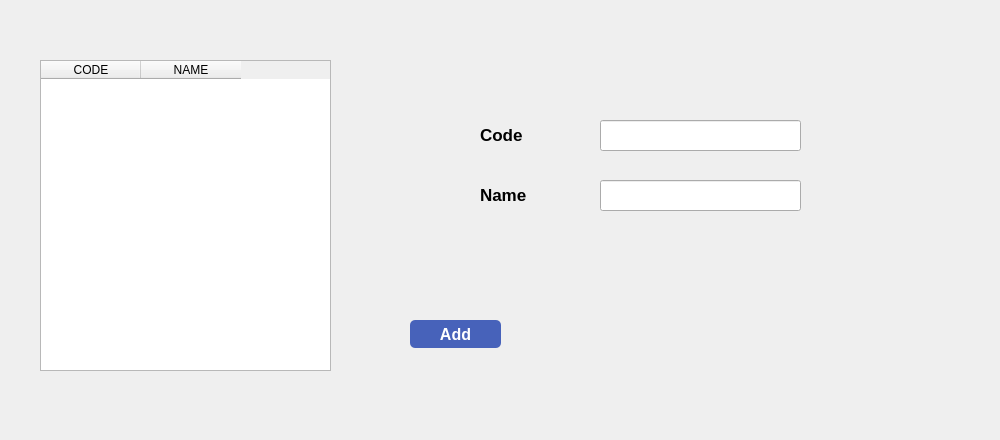
      <widget class="QWidget" name="Code5Details">
       <widget class="QLabel" name="label_8">
        <property name="geometry">
         <rect>
          <x>0</x>
          <y>0</y>
          <width>991</width>
          <height>431</height>
         </rect>
        </property>
        <property name="autoFillBackground">
         <bool>false</bool>
        </property>
        <property name="text">
         <string/>
        </property>
       </widget>
       <widget class="QPushButton" name="pb_parameter_edit_6">
        <property name="geometry">
         <rect>
          <x>630</x>
          <y>280</y>
          <width>91</width>
          <height>28</height>
         </rect>
        </property>
        <property name="styleSheet">
         <string notr="true">
boder-style: outset;
border-wiidth: 2px;
border-radius: 5px;
border-color: black;
font: bold 16px;
</string>
        </property>
        <property name="text">
         <string/>
        </property>
        <property name="icon">
         <iconset>
          <normaloff>WeighBridgeScreens/Button/edit.png</normaloff>WeighBridgeScreens/Button/edit.png</iconset>
        </property>
        <property name="iconSize">
         <size>
          <width>103</width>
          <height>30</height>
         </size>
        </property>
       </widget>
       <widget class="QPushButton" name="pb_parameter_delete_6">
        <property name="geometry">
         <rect>
          <x>520</x>
          <y>280</y>
          <width>91</width>
          <height>28</height>
         </rect>
        </property>
        <property name="styleSheet">
         <string notr="true">
boder-style: outset;
border-wiidth: 2px;
border-radius: 5px;
border-color: black;
font: bold 16px;
</string>
        </property>
        <property name="text">
         <string/>
        </property>
        <property name="icon">
         <iconset>
          <normaloff>WeighBridgeScreens/Button/delete.png</normaloff>WeighBridgeScreens/Button/delete.png</iconset>
        </property>
        <property name="iconSize">
         <size>
          <width>103</width>
          <height>30</height>
         </size>
        </property>
       </widget>
       <widget class="QLabel" name="lb_parameter_code_6">
        <property name="geometry">
         <rect>
          <x>480</x>
          <y>120</y>
          <width>101</width>
          <height>31</height>
         </rect>
        </property>
        <property name="font">
         <font>
          <pointsize>13</pointsize>
          <weight>75</weight>
          <bold>true</bold>
         </font>
        </property>
        <property name="text">
         <string>&lt;html&gt;&lt;head/&gt;&lt;body&gt;&lt;p&gt;&lt;span style=&quot; color:#000000;&quot;&gt;Code&lt;/span&gt;&lt;/p&gt;&lt;/body&gt;&lt;/html&gt;</string>
        </property>
       </widget>
       <widget class="QPushButton" name="pb_parameter_cancel_6">
        <property name="geometry">
         <rect>
          <x>850</x>
          <y>280</y>
          <width>91</width>
          <height>28</height>
         </rect>
        </property>
        <property name="styleSheet">
         <string notr="true">
boder-style: outset;
border-wiidth: 2px;
border-radius: 5px;
border-color: black;
font: bold 16px;
</string>
        </property>
        <property name="text">
         <string/>
        </property>
        <property name="icon">
         <iconset>
          <normaloff>WeighBridgeScreens/Button/cancel.png</normaloff>WeighBridgeScreens/Button/cancel.png</iconset>
        </property>
        <property name="iconSize">
         <size>
          <width>103</width>
          <height>30</height>
         </size>
        </property>
       </widget>
       <widget class="QPushButton" name="pb_parameter_print_6">
        <property name="geometry">
         <rect>
          <x>520</x>
          <y>320</y>
          <width>91</width>
          <height>28</height>
         </rect>
        </property>
        <property name="styleSheet">
         <string notr="true">
boder-style: outset;
border-wiidth: 2px;
border-radius: 5px;
border-color: black;
font: bold 16px;
</string>
        </property>
        <property name="text">
         <string/>
        </property>
        <property name="icon">
         <iconset>
          <normaloff>WeighBridgeScreens/Button/print.png</normaloff>WeighBridgeScreens/Button/print.png</iconset>
        </property>
        <property name="iconSize">
         <size>
          <width>103</width>
          <height>30</height>
         </size>
        </property>
       </widget>
       <widget class="QPushButton" name="pb_parameter_create_6">
        <property name="geometry">
         <rect>
          <x>410</x>
          <y>280</y>
          <width>91</width>
          <height>28</height>
         </rect>
        </property>
        <property name="styleSheet">
         <string notr="true">
boder-style: outset;
border-wiidth: 2px;
border-radius: 5px;
border-color: black;
font: bold 16px;
</string>
        </property>
        <property name="text">
         <string/>
        </property>
        <property name="icon">
         <iconset>
          <normaloff>WeighBridgeScreens/Button/create.png</normaloff>WeighBridgeScreens/Button/create.png</iconset>
        </property>
        <property name="iconSize">
         <size>
          <width>103</width>
          <height>30</height>
         </size>
        </property>
       </widget>
       <widget class="QLineEdit" name="le_parameter_code_6">
        <property name="geometry">
         <rect>
          <x>600</x>
          <y>120</y>
          <width>201</width>
          <height>31</height>
         </rect>
        </property>
       </widget>
       <widget class="QLineEdit" name="le_parameter_name_6">
        <property name="geometry">
         <rect>
          <x>600</x>
          <y>180</y>
          <width>201</width>
          <height>31</height>
         </rect>
        </property>
        <property name="text">
         <string/>
        </property>
       </widget>
       <widget class="QPushButton" name="pb_parameter_save_6">
        <property name="geometry">
         <rect>
          <x>740</x>
          <y>280</y>
          <width>91</width>
          <height>28</height>
         </rect>
        </property>
        <property name="styleSheet">
         <string notr="true">
boder-style: outset;
border-wiidth: 2px;
border-radius: 5px;
border-color: black;
font: bold 16px;
</string>
        </property>
        <property name="text">
         <string/>
        </property>
        <property name="icon">
         <iconset>
          <normaloff>WeighBridgeScreens/Button/save.png</normaloff>WeighBridgeScreens/Button/save.png</iconset>
        </property>
        <property name="iconSize">
         <size>
          <width>103</width>
          <height>30</height>
         </size>
        </property>
       </widget>
       <widget class="QPushButton" name="pb_parameter_close_6">
        <property name="geometry">
         <rect>
          <x>630</x>
          <y>320</y>
          <width>91</width>
          <height>28</height>
         </rect>
        </property>
        <property name="styleSheet">
         <string notr="true">
boder-style: outset;
border-wiidth: 2px;
border-radius: 5px;
border-color: black;
font: bold 16px;
</string>
        </property>
        <property name="text">
         <string/>
        </property>
        <property name="icon">
         <iconset>
          <normaloff>WeighBridgeScreens/Button/close.png</normaloff>WeighBridgeScreens/Button/close.png</iconset>
        </property>
        <property name="iconSize">
         <size>
          <width>103</width>
          <height>30</height>
         </size>
        </property>
       </widget>
       <widget class="QLabel" name="lb_parameter_name_6">
        <property name="geometry">
         <rect>
          <x>480</x>
          <y>180</y>
          <width>101</width>
          <height>31</height>
         </rect>
        </property>
        <property name="font">
         <font>
          <pointsize>13</pointsize>
          <weight>75</weight>
          <bold>true</bold>
         </font>
        </property>
        <property name="text">
         <string>&lt;html&gt;&lt;head/&gt;&lt;body&gt;&lt;p&gt;&lt;span style=&quot; color:#000000;&quot;&gt;Name&lt;/span&gt;&lt;/p&gt;&lt;/body&gt;&lt;/html&gt;</string>
        </property>
       </widget>
       <widget class="QTableWidget" name="tableWidget_6">
        <property name="geometry">
         <rect>
          <x>40</x>
          <y>60</y>
          <width>291</width>
          <height>311</height>
         </rect>
        </property>
        <property name="columnCount">
         <number>2</number>
        </property>
        <column>
         <property name="text">
          <string>CODE</string>
         </property>
        </column>
        <column>
         <property name="text">
          <string>NAME</string>
         </property>
        </column>
       </widget>
       <widget class="QPushButton" name="pb_parameter_add_6">
        <property name="geometry">
         <rect>
          <x>410</x>
          <y>320</y>
          <width>91</width>
          <height>28</height>
         </rect>
        </property>
        <property name="styleSheet">
         <string notr="true">background-color: rgb(71, 98, 186);
color:white;
boder-style: outset;
border-wiidth: 2px;
border-radius: 5px;
border-color: black;
font: bold 16px;
</string>
        </property>
        <property name="text">
         <string>Add</string>
        </property>
        <property name="iconSize">
         <size>
          <width>103</width>
          <height>30</height>
         </size>
        </property>
       </widget>
      </widget>
